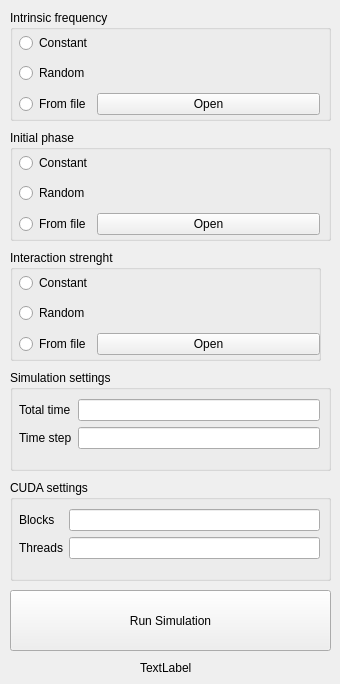
    <widget class="QWidget" name="tab_2">
     <attribute name="title">
      <string>Simulation</string>
     </attribute>
     <widget class="QGroupBox" name="intrinsicfreq_groupbox">
      <property name="geometry">
       <rect>
        <x>10</x>
        <y>10</y>
        <width>321</width>
        <height>111</height>
       </rect>
      </property>
      <property name="title">
       <string>Intrinsic frequency</string>
      </property>
      <widget class="QWidget" name="verticalLayoutWidget_6">
       <property name="geometry">
        <rect>
         <x>9</x>
         <y>19</y>
         <width>301</width>
         <height>91</height>
        </rect>
       </property>
       <layout class="QVBoxLayout" name="verticalLayout_6">
        <item>
         <widget class="QRadioButton" name="intrinsicfreq_constant_radio">
          <property name="text">
           <string>Constant</string>
          </property>
         </widget>
        </item>
        <item>
         <widget class="QRadioButton" name="intrinsicfreq_random_radio">
          <property name="text">
           <string>Random</string>
          </property>
         </widget>
        </item>
        <item>
         <layout class="QHBoxLayout" name="horizontalLayout">
          <property name="spacing">
           <number>6</number>
          </property>
          <item>
           <widget class="QRadioButton" name="intrinsicfreq_file_radio">
            <property name="text">
             <string>From file</string>
            </property>
           </widget>
          </item>
          <item>
           <widget class="QPushButton" name="intrinsicfreq_file_button">
            <property name="sizePolicy">
             <sizepolicy hsizetype="MinimumExpanding" vsizetype="Fixed">
              <horstretch>0</horstretch>
              <verstretch>0</verstretch>
             </sizepolicy>
            </property>
            <property name="text">
             <string>Open</string>
            </property>
           </widget>
          </item>
         </layout>
        </item>
       </layout>
      </widget>
     </widget>
     <widget class="QGroupBox" name="intitialphase_groupbox">
      <property name="geometry">
       <rect>
        <x>10</x>
        <y>130</y>
        <width>321</width>
        <height>111</height>
       </rect>
      </property>
      <property name="title">
       <string>Initial phase</string>
      </property>
      <widget class="QWidget" name="verticalLayoutWidget_7">
       <property name="geometry">
        <rect>
         <x>9</x>
         <y>19</y>
         <width>301</width>
         <height>91</height>
        </rect>
       </property>
       <layout class="QVBoxLayout" name="verticalLayout_7">
        <item>
         <widget class="QRadioButton" name="initialphase_constant_radio">
          <property name="text">
           <string>Constant</string>
          </property>
         </widget>
        </item>
        <item>
         <widget class="QRadioButton" name="initialphase_random_radio">
          <property name="text">
           <string>Random</string>
          </property>
         </widget>
        </item>
        <item>
         <layout class="QHBoxLayout" name="horizontalLayout_2">
          <property name="spacing">
           <number>6</number>
          </property>
          <item>
           <widget class="QRadioButton" name="intitialphase_file_radio">
            <property name="text">
             <string>From file</string>
            </property>
           </widget>
          </item>
          <item>
           <widget class="QPushButton" name="intitialphase_file_button">
            <property name="sizePolicy">
             <sizepolicy hsizetype="MinimumExpanding" vsizetype="Fixed">
              <horstretch>0</horstretch>
              <verstretch>0</verstretch>
             </sizepolicy>
            </property>
            <property name="text">
             <string>Open</string>
            </property>
           </widget>
          </item>
         </layout>
        </item>
       </layout>
      </widget>
     </widget>
     <widget class="QGroupBox" name="interaction_strength_groupbox">
      <property name="geometry">
       <rect>
        <x>10</x>
        <y>250</y>
        <width>311</width>
        <height>111</height>
       </rect>
      </property>
      <property name="title">
       <string>Interaction strenght</string>
      </property>
      <widget class="QWidget" name="verticalLayoutWidget_8">
       <property name="geometry">
        <rect>
         <x>9</x>
         <y>19</y>
         <width>301</width>
         <height>91</height>
        </rect>
       </property>
       <layout class="QVBoxLayout" name="verticalLayout_8">
        <item>
         <widget class="QRadioButton" name="constant_strength_constant_radio">
          <property name="text">
           <string>Constant</string>
          </property>
         </widget>
        </item>
        <item>
         <widget class="QRadioButton" name="interaction_strength_random_radio">
          <property name="text">
           <string>Random</string>
          </property>
         </widget>
        </item>
        <item>
         <layout class="QHBoxLayout" name="horizontalLayout_3">
          <property name="spacing">
           <number>6</number>
          </property>
          <item>
           <widget class="QRadioButton" name="interaction_strength_file_label">
            <property name="text">
             <string>From file</string>
            </property>
           </widget>
          </item>
          <item>
           <widget class="QPushButton" name="interaction_strength_file_button">
            <property name="sizePolicy">
             <sizepolicy hsizetype="MinimumExpanding" vsizetype="Fixed">
              <horstretch>0</horstretch>
              <verstretch>0</verstretch>
             </sizepolicy>
            </property>
            <property name="text">
             <string>Open</string>
            </property>
           </widget>
          </item>
         </layout>
        </item>
       </layout>
      </widget>
     </widget>
     <widget class="QGroupBox" name="sim_settings_groupbox">
      <property name="geometry">
       <rect>
        <x>10</x>
        <y>370</y>
        <width>321</width>
        <height>101</height>
       </rect>
      </property>
      <property name="title">
       <string>Simulation settings</string>
      </property>
      <widget class="QWidget" name="formLayoutWidget">
       <property name="geometry">
        <rect>
         <x>9</x>
         <y>29</y>
         <width>301</width>
         <height>61</height>
        </rect>
       </property>
       <layout class="QFormLayout" name="formLayout">
        <item row="0" column="0">
         <widget class="QLabel" name="sim_total_time_label">
          <property name="text">
           <string>Total time</string>
          </property>
         </widget>
        </item>
        <item row="0" column="1">
         <widget class="QLineEdit" name="total_time_lineedit">
          <property name="maximumSize">
           <size>
            <width>500</width>
            <height>16777215</height>
           </size>
          </property>
          <property name="layoutDirection">
           <enum>Qt::RightToLeft</enum>
          </property>
         </widget>
        </item>
        <item row="1" column="0">
         <widget class="QLabel" name="sim_timestep_label">
          <property name="text">
           <string>Time step</string>
          </property>
         </widget>
        </item>
        <item row="1" column="1">
         <widget class="QLineEdit" name="timestep_lineedit"/>
        </item>
       </layout>
      </widget>
     </widget>
     <widget class="QPushButton" name="run_simulation_button">
      <property name="geometry">
       <rect>
        <x>10</x>
        <y>590</y>
        <width>321</width>
        <height>61</height>
       </rect>
      </property>
      <property name="sizePolicy">
       <sizepolicy hsizetype="Expanding" vsizetype="Fixed">
        <horstretch>0</horstretch>
        <verstretch>0</verstretch>
       </sizepolicy>
      </property>
      <property name="text">
       <string>Run Simulation</string>
      </property>
     </widget>
     <widget class="QGroupBox" name="sim_settings_groupbox_2">
      <property name="geometry">
       <rect>
        <x>10</x>
        <y>480</y>
        <width>321</width>
        <height>101</height>
       </rect>
      </property>
      <property name="title">
       <string>CUDA settings</string>
      </property>
      <widget class="QWidget" name="formLayoutWidget_2">
       <property name="geometry">
        <rect>
         <x>9</x>
         <y>29</y>
         <width>301</width>
         <height>61</height>
        </rect>
       </property>
       <layout class="QFormLayout" name="formLayout_2">
        <item row="0" column="0">
         <widget class="QLabel" name="sim_total_time_label_2">
          <property name="text">
           <string>Blocks</string>
          </property>
         </widget>
        </item>
        <item row="0" column="1">
         <widget class="QLineEdit" name="total_time_lineedit_2">
          <property name="maximumSize">
           <size>
            <width>500</width>
            <height>16777215</height>
           </size>
          </property>
          <property name="layoutDirection">
           <enum>Qt::RightToLeft</enum>
          </property>
         </widget>
        </item>
        <item row="1" column="0">
         <widget class="QLabel" name="sim_timestep_label_2">
          <property name="text">
           <string>Threads</string>
          </property>
         </widget>
        </item>
        <item row="1" column="1">
         <widget class="QLineEdit" name="timestep_lineedit_2"/>
        </item>
       </layout>
      </widget>
     </widget>
     <widget class="QLabel" name="label">
      <property name="geometry">
       <rect>
        <x>140</x>
        <y>660</y>
        <width>57</width>
        <height>15</height>
       </rect>
      </property>
      <property name="text">
       <string>TextLabel</string>
      </property>
     </widget>
    </widget>
